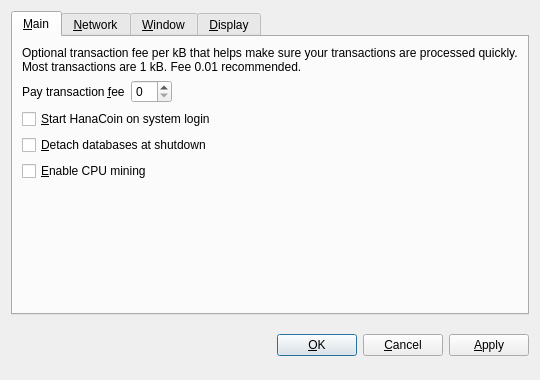
<?xml version="1.0" encoding="UTF-8"?>
<ui version="4.0">
 <class>OptionsDialog</class>
 <widget class="QDialog" name="OptionsDialog">
  <property name="geometry">
   <rect>
    <x>0</x>
    <y>0</y>
    <width>540</width>
    <height>380</height>
   </rect>
  </property>
  <property name="windowTitle">
   <string>Options</string>
  </property>
  <property name="modal">
   <bool>true</bool>
  </property>
  <layout class="QVBoxLayout" name="verticalLayout">
   <item>
    <widget class="QTabWidget" name="tabWidget">
     <property name="tabPosition">
      <enum>QTabWidget::North</enum>
     </property>
     <property name="currentIndex">
      <number>0</number>
     </property>
     <widget class="QWidget" name="tabMain">
      <attribute name="title">
       <string>&amp;Main</string>
      </attribute>
      <layout class="QVBoxLayout" name="verticalLayout_Main">
       <item>
        <widget class="QLabel" name="transactionFeeInfoLabel">
         <property name="text">
          <string>Optional transaction fee per kB that helps make sure your transactions are processed quickly. Most transactions are 1 kB. Fee 0.01 recommended.</string>
         </property>
         <property name="textFormat">
          <enum>Qt::PlainText</enum>
         </property>
         <property name="wordWrap">
          <bool>true</bool>
         </property>
        </widget>
       </item>
       <item>
        <layout class="QHBoxLayout" name="horizontalLayout_Main">
         <item>
          <widget class="QLabel" name="transactionFeeLabel">
           <property name="text">
            <string>Pay transaction &amp;fee</string>
           </property>
           <property name="textFormat">
            <enum>Qt::PlainText</enum>
           </property>
           <property name="buddy">
            <cstring>transactionFee</cstring>
           </property>
          </widget>
         </item>
         <item>
          <widget class="BitcoinAmountField" name="transactionFee"/>
         </item>
         <item>
          <spacer name="horizontalSpacer_Main">
           <property name="orientation">
            <enum>Qt::Horizontal</enum>
           </property>
           <property name="sizeHint" stdset="0">
            <size>
             <width>40</width>
             <height>20</height>
            </size>
           </property>
          </spacer>
         </item>
        </layout>
       </item>
       <item>
        <widget class="QCheckBox" name="bitcoinAtStartup">
         <property name="toolTip">
          <string>Automatically start HanaCoin after logging in to the system.</string>
         </property>
         <property name="text">
          <string>&amp;Start HanaCoin on system login</string>
         </property>
        </widget>
       </item>
       <item>
        <widget class="QCheckBox" name="detachDatabases">
         <property name="toolTip">
          <string>Detach block and address databases at shutdown. This means they can be moved to another data directory, but it slows down shutdown. The wallet is always detached.</string>
         </property>
         <property name="text">
          <string>&amp;Detach databases at shutdown</string>
         </property>
        </widget>
       </item>
       <item>
        <widget class="QCheckBox" name="cpuMining">
         <property name="toolTip">
          <string>Enable Proof-of-Work CPU mining (generating/minting) of HanaCoins (NOT to be confused with Proof-of-Stake!).</string>
         </property>
         <property name="text">
          <string>&amp;Enable CPU mining</string>
         </property>
        </widget>
       </item>
       <item>
        <spacer name="verticalSpacer_Main">
         <property name="orientation">
          <enum>Qt::Vertical</enum>
         </property>
         <property name="sizeHint" stdset="0">
          <size>
           <width>20</width>
           <height>40</height>
          </size>
         </property>
        </spacer>
       </item>
      </layout>
     </widget>
     <widget class="QWidget" name="tabNetwork">
      <attribute name="title">
       <string>&amp;Network</string>
      </attribute>
      <layout class="QVBoxLayout" name="verticalLayout_Network">
       <item>
        <widget class="QCheckBox" name="mapPortUpnp">
         <property name="toolTip">
          <string>Automatically open the HanaCoin client port on the router. This only works when your router supports UPnP and it is enabled.</string>
         </property>
         <property name="text">
          <string>Map port using &amp;UPnP</string>
         </property>
        </widget>
       </item>
       <item>
        <widget class="QCheckBox" name="connectSocks">
         <property name="toolTip">
          <string>Connect to the HanaCoin network through a SOCKS proxy (e.g. when connecting through Tor).</string>
         </property>
         <property name="text">
          <string>&amp;Connect through SOCKS proxy:</string>
         </property>
        </widget>
       </item>
       <item>
        <layout class="QHBoxLayout" name="horizontalLayout_Network">
         <item>
          <widget class="QLabel" name="proxyIpLabel">
           <property name="text">
            <string>Proxy &amp;IP:</string>
           </property>
           <property name="textFormat">
            <enum>Qt::PlainText</enum>
           </property>
           <property name="buddy">
            <cstring>proxyIp</cstring>
           </property>
          </widget>
         </item>
         <item>
          <widget class="QValidatedLineEdit" name="proxyIp">
           <property name="maximumSize">
            <size>
             <width>140</width>
             <height>16777215</height>
            </size>
           </property>
           <property name="toolTip">
            <string>IP address of the proxy (e.g. 127.0.0.1)</string>
           </property>
          </widget>
         </item>
         <item>
          <widget class="QLabel" name="proxyPortLabel">
           <property name="text">
            <string>&amp;Port:</string>
           </property>
           <property name="textFormat">
            <enum>Qt::PlainText</enum>
           </property>
           <property name="buddy">
            <cstring>proxyPort</cstring>
           </property>
          </widget>
         </item>
         <item>
          <widget class="QLineEdit" name="proxyPort">
           <property name="maximumSize">
            <size>
             <width>55</width>
             <height>16777215</height>
            </size>
           </property>
           <property name="toolTip">
            <string>Port of the proxy (e.g. 9050)</string>
           </property>
          </widget>
         </item>
         <item>
          <widget class="QLabel" name="socksVersionLabel">
           <property name="text">
            <string>SOCKS &amp;Version:</string>
           </property>
           <property name="textFormat">
            <enum>Qt::PlainText</enum>
           </property>
           <property name="buddy">
            <cstring>socksVersion</cstring>
           </property>
          </widget>
         </item>
         <item>
          <widget class="QValueComboBox" name="socksVersion">
           <property name="toolTip">
            <string>SOCKS version of the proxy (e.g. 5)</string>
           </property>
          </widget>
         </item>
         <item>
          <spacer name="horizontalSpacer_Network">
           <property name="orientation">
            <enum>Qt::Horizontal</enum>
           </property>
           <property name="sizeHint" stdset="0">
            <size>
             <width>40</width>
             <height>20</height>
            </size>
           </property>
          </spacer>
         </item>
        </layout>
       </item>
       <item>
        <spacer name="verticalSpacer_Network">
         <property name="orientation">
          <enum>Qt::Vertical</enum>
         </property>
         <property name="sizeHint" stdset="0">
          <size>
           <width>20</width>
           <height>40</height>
          </size>
         </property>
        </spacer>
       </item>
      </layout>
     </widget>
     <widget class="QWidget" name="tabWindow">
      <attribute name="title">
       <string>&amp;Window</string>
      </attribute>
      <layout class="QVBoxLayout" name="verticalLayout_Window">
       <item>
        <widget class="QCheckBox" name="minimizeToTray">
         <property name="toolTip">
          <string>Show only a tray icon after minimizing the window.</string>
         </property>
         <property name="text">
          <string>&amp;Minimize to the tray instead of the taskbar</string>
         </property>
        </widget>
       </item>
       <item>
        <widget class="QCheckBox" name="minimizeOnClose">
         <property name="toolTip">
          <string>Minimize instead of exit the application when the window is closed. When this option is enabled, the application will be closed only after selecting Quit in the menu.</string>
         </property>
         <property name="text">
          <string>M&amp;inimize on close</string>
         </property>
        </widget>
       </item>
       <item>
        <spacer name="verticalSpacer_Window">
         <property name="orientation">
          <enum>Qt::Vertical</enum>
         </property>
         <property name="sizeHint" stdset="0">
          <size>
           <width>20</width>
           <height>40</height>
          </size>
         </property>
        </spacer>
       </item>
      </layout>
     </widget>
     <widget class="QWidget" name="tabDisplay">
      <attribute name="title">
       <string>&amp;Display</string>
      </attribute>
      <layout class="QVBoxLayout" name="verticalLayout_Display">
       <item>
        <layout class="QHBoxLayout" name="horizontalLayout_1_Display">
         <item>
          <widget class="QLabel" name="langLabel">
           <property name="text">
            <string>User Interface &amp;language:</string>
           </property>
           <property name="textFormat">
            <enum>Qt::PlainText</enum>
           </property>
           <property name="buddy">
            <cstring>lang</cstring>
           </property>
          </widget>
         </item>
         <item>
          <widget class="QValueComboBox" name="lang">
           <property name="toolTip">
            <string>The user interface language can be set here. This setting will take effect after restarting HanaCoin.</string>
           </property>
          </widget>
         </item>
        </layout>
       </item>
       <item>
        <layout class="QHBoxLayout" name="horizontalLayout_2_Display">
         <item>
          <widget class="QLabel" name="unitLabel">
           <property name="text">
            <string>&amp;Unit to show amounts in:</string>
           </property>
           <property name="textFormat">
            <enum>Qt::PlainText</enum>
           </property>
           <property name="buddy">
            <cstring>unit</cstring>
           </property>
          </widget>
         </item>
         <item>
          <widget class="QValueComboBox" name="unit">
           <property name="toolTip">
            <string>Choose the default subdivision unit to show in the interface and when sending coins.</string>
           </property>
          </widget>
         </item>
        </layout>
       </item>
        <item>
        <widget class="QCheckBox" name="displayAddresses">
         <property name="toolTip">
          <string>Whether to show HanaCoin addresses in the transaction list or not.</string>
         </property>
         <property name="text">
          <string>&amp;Display addresses in transaction list</string>
         </property>
        </widget>
       </item>
       <item>
		<widget class="QCheckBox" name="coinControlFeatures">
			<property name="toolTip">
				<string>Whether to show coin control features or not.</string>
			</property>
			<property name="text">
				<string>Display coin &amp;control features (experts only!)</string>
			</property>
		</widget>
       </item>
       <item>
        <spacer name="verticalSpacer_Display">
         <property name="orientation">
          <enum>Qt::Vertical</enum>
         </property>
         <property name="sizeHint" stdset="0">
          <size>
           <width>20</width>
           <height>40</height>
          </size>
         </property>
        </spacer>
       </item>
      </layout>
     </widget>
    </widget>
   </item>
   <item>
    <layout class="QHBoxLayout" name="horizontalLayout_Buttons">
     <item>
      <spacer name="horizontalSpacer_1">
       <property name="orientation">
        <enum>Qt::Horizontal</enum>
       </property>
       <property name="sizeHint" stdset="0">
        <size>
         <width>40</width>
         <height>48</height>
        </size>
       </property>
      </spacer>
     </item>
     <item>
      <widget class="QLabel" name="statusLabel">
       <property name="font">
        <font>
         <weight>75</weight>
         <bold>true</bold>
        </font>
       </property>
       <property name="text">
        <string/>
       </property>
       <property name="textFormat">
        <enum>Qt::PlainText</enum>
       </property>
       <property name="wordWrap">
        <bool>true</bool>
       </property>
      </widget>
     </item>
     <item>
      <spacer name="horizontalSpacer_2">
       <property name="orientation">
        <enum>Qt::Horizontal</enum>
       </property>
       <property name="sizeHint" stdset="0">
        <size>
         <width>40</width>
         <height>48</height>
        </size>
       </property>
      </spacer>
     </item>
     <item>
      <widget class="QPushButton" name="okButton">
       <property name="text">
        <string>&amp;OK</string>
       </property>
      </widget>
     </item>
     <item>
      <widget class="QPushButton" name="cancelButton">
       <property name="text">
        <string>&amp;Cancel</string>
       </property>
       <property name="autoDefault">
        <bool>false</bool>
       </property>
      </widget>
     </item>
     <item>
      <widget class="QPushButton" name="applyButton">
       <property name="text">
        <string>&amp;Apply</string>
       </property>
       <property name="autoDefault">
        <bool>false</bool>
       </property>
      </widget>
     </item>
    </layout>
   </item>
  </layout>
 </widget>
 <customwidgets>
  <customwidget>
   <class>BitcoinAmountField</class>
   <extends>QSpinBox</extends>
   <header>bitcoinamountfield.h</header>
  </customwidget>
  <customwidget>
   <class>QValueComboBox</class>
   <extends>QComboBox</extends>
   <header>qvaluecombobox.h</header>
  </customwidget>
  <customwidget>
   <class>QValidatedLineEdit</class>
   <extends>QLineEdit</extends>
   <header>qvalidatedlineedit.h</header>
  </customwidget>
 </customwidgets>
 <resources/>
 <connections/>
</ui>
